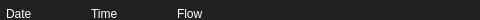
<?xml version="1.0" encoding="UTF-8"?>
<ui version="4.0">
 <class>NotificationTray</class>
 <widget class="QDialog" name="NotificationTray">
  <property name="geometry">
   <rect>
    <x>0</x>
    <y>0</y>
    <width>480</width>
    <height>20</height>
   </rect>
  </property>
  <property name="windowTitle">
   <string>Dialog</string>
  </property>
  <property name="styleSheet">
   <string notr="true">background-color: rgb(33, 33, 33);</string>
  </property>
  <widget class="QWidget" name="horizontalLayoutWidget">
   <property name="geometry">
    <rect>
     <x>1</x>
     <y>1</y>
     <width>481</width>
     <height>26</height>
    </rect>
   </property>
   <layout class="QHBoxLayout" name="horizontalLayout" stretch="5,5,3,3,3,1,0,1,1,1,1,1,1">
    <property name="spacing">
     <number>3</number>
    </property>
    <property name="leftMargin">
     <number>5</number>
    </property>
    <property name="topMargin">
     <number>1</number>
    </property>
    <property name="rightMargin">
     <number>5</number>
    </property>
    <property name="bottomMargin">
     <number>1</number>
    </property>
    <item>
     <widget class="QLabel" name="date">
      <property name="styleSheet">
       <string notr="true">color: rgb(255, 255, 255);</string>
      </property>
      <property name="text">
       <string>Date</string>
      </property>
     </widget>
    </item>
    <item>
     <widget class="QLabel" name="time">
      <property name="styleSheet">
       <string notr="true">color: rgb(255, 255, 255);</string>
      </property>
      <property name="text">
       <string>Time</string>
      </property>
     </widget>
    </item>
    <item>
     <widget class="QLabel" name="flow">
      <property name="styleSheet">
       <string notr="true">color: rgb(255, 255, 255);</string>
      </property>
      <property name="text">
       <string>Flow</string>
      </property>
     </widget>
    </item>
    <item>
     <widget class="QLabel" name="eventCountHypoApnea">
      <property name="styleSheet">
       <string notr="true">color: rgb(204, 0, 0);</string>
      </property>
      <property name="text">
       <string/>
      </property>
     </widget>
    </item>
    <item>
     <widget class="QLabel" name="leakageCount">
      <property name="styleSheet">
       <string notr="true">color: rgb(115, 210, 22);</string>
      </property>
      <property name="text">
       <string/>
      </property>
     </widget>
    </item>
    <item>
     <widget class="QLabel" name="breathCount">
      <property name="styleSheet">
       <string notr="true">color: rgb(204, 0, 0);</string>
      </property>
      <property name="text">
       <string/>
      </property>
     </widget>
    </item>
    <item>
     <widget class="QLabel" name="stableUnstable">
      <property name="enabled">
       <bool>true</bool>
      </property>
      <property name="styleSheet">
       <string notr="true">color: rgb(204, 0, 0);</string>
      </property>
      <property name="text">
       <string/>
      </property>
     </widget>
    </item>
    <item>
     <widget class="QLabel" name="maskOffLeak">
      <property name="styleSheet">
       <string notr="true">color: rgb(204, 0, 0);</string>
      </property>
      <property name="text">
       <string/>
      </property>
     </widget>
    </item>
    <item>
     <widget class="QLabel" name="eventDetected">
      <property name="font">
       <font>
        <family>Roboto</family>
        <pointsize>12</pointsize>
       </font>
      </property>
      <property name="styleSheet">
       <string notr="true">color: rgb(204, 0, 0);</string>
      </property>
      <property name="text">
       <string/>
      </property>
      <property name="alignment">
       <set>Qt::AlignCenter</set>
      </property>
     </widget>
    </item>
    <item>
     <widget class="QLabel" name="en">
      <property name="styleSheet">
       <string notr="true">color: rgb(204, 0, 0);</string>
      </property>
      <property name="text">
       <string/>
      </property>
     </widget>
    </item>
    <item>
     <widget class="QLabel" name="sdcardIcon">
      <property name="text">
       <string/>
      </property>
     </widget>
    </item>
    <item>
     <widget class="QLabel" name="airplaneModeIcon">
      <property name="styleSheet">
       <string notr="true">image: url(:/icons/notification_airplane.png);
</string>
      </property>
      <property name="text">
       <string/>
      </property>
     </widget>
    </item>
    <item>
     <widget class="QLabel" name="bluetoothIcon">
      <property name="styleSheet">
       <string notr="true">image: url(:/icons/notification_bluetooth.png);</string>
      </property>
      <property name="text">
       <string/>
      </property>
     </widget>
    </item>
   </layout>
  </widget>
 </widget>
 <resources/>
 <connections/>
</ui>
